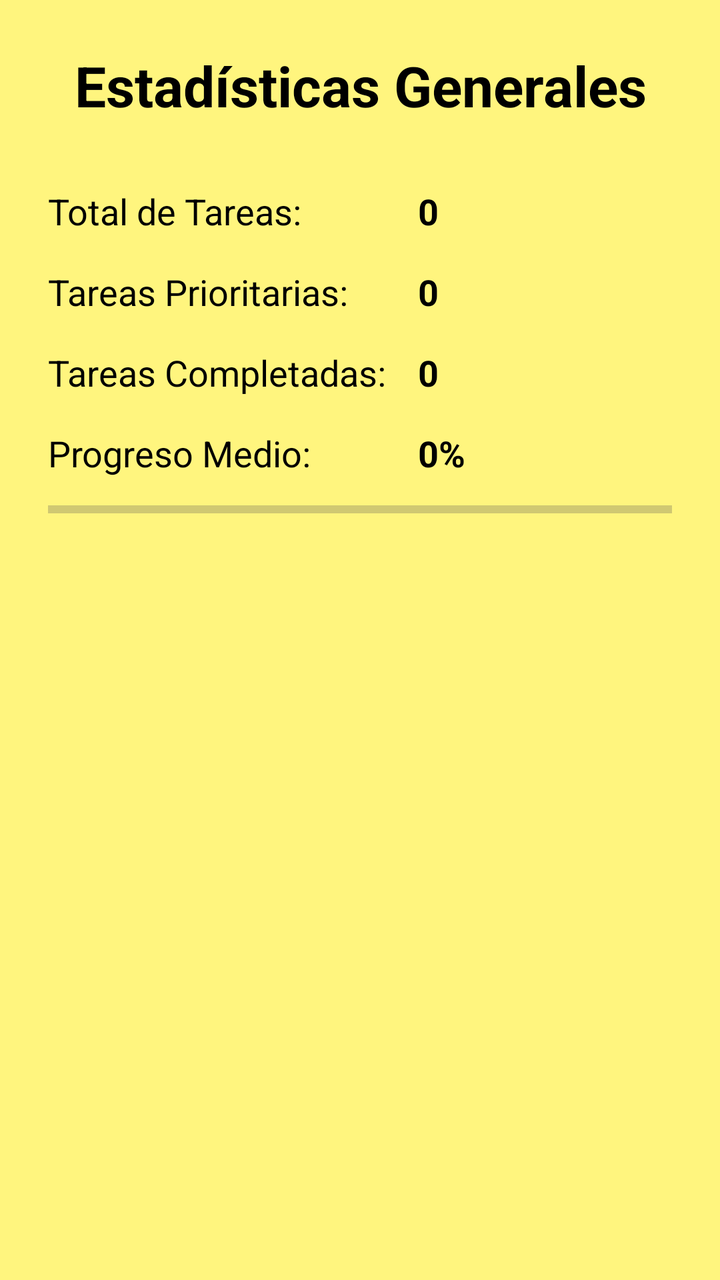
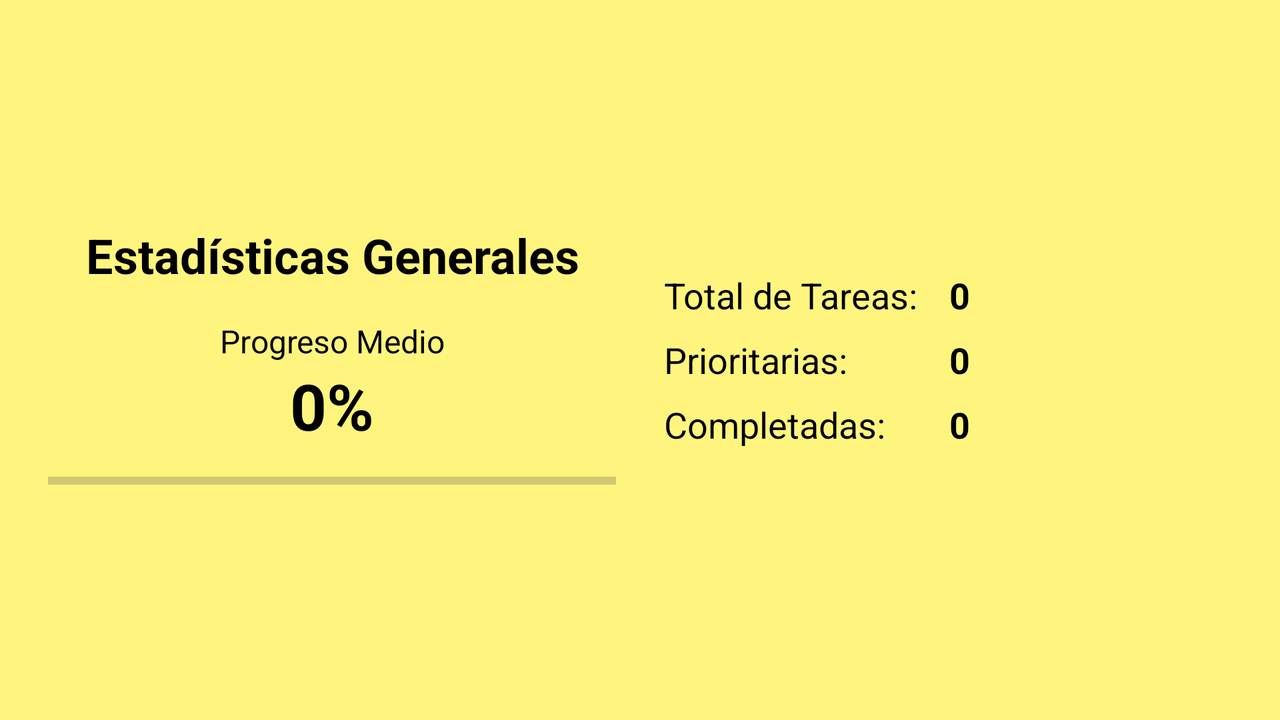

Compare how this app lays out the same screen by default and in its alternative resource folder. The renders come first, then the two layout files and the values they reference.
<!-- AndroidManifest.xml: application theme Theme.TareaFinalUT01 -->
<!-- res/layout/activity_estadisticas.xml -->
<?xml version="1.0" encoding="utf-8"?>
<LinearLayout xmlns:android="http://schemas.android.com/apk/res/android"
    xmlns:tools="http://schemas.android.com/tools"
    android:layout_width="match_parent"
    android:layout_height="match_parent"
    android:orientation="vertical"
    android:padding="24dp"
    android:background="?attr/colorTertiary"
    tools:context=".Actividades.EstadisticasActivity">

    <TextView
        android:id="@+id/tv_titulo_estadisticas"
        android:layout_width="match_parent"
        android:layout_height="wrap_content"
        android:text="Estadísticas Generales"
        android:textAlignment="center"
        android:textSize="28sp"
        android:textStyle="bold"
        android:textColor="?attr/colorOnTertiary"
        android:layout_marginBottom="32dp"/>

    <TableLayout
        android:layout_width="match_parent"
        android:layout_height="wrap_content">

        <TableRow android:paddingBottom="16dp">
            <TextView
                android:text="Total de Tareas:"
                android:textSize="18sp"
                android:textColor="?attr/colorOnTertiary"/>
            <TextView
                android:id="@+id/tv_total_tareas"
                android:text="0"
                android:textSize="18sp"
                android:textStyle="bold"
                android:textColor="?attr/colorOnTertiary"
                android:paddingStart="16dp"/>
        </TableRow>

        <TableRow android:paddingBottom="16dp">
            <TextView
                android:text="Tareas Prioritarias:"
                android:textSize="18sp"
                android:textColor="?attr/colorOnTertiary"/>
            <TextView
                android:id="@+id/tv_tareas_prioritarias"
                android:text="0"
                android:textSize="18sp"
                android:textStyle="bold"
                android:textColor="?attr/colorOnTertiary"
                android:paddingStart="16dp"/>
        </TableRow>

        <TableRow android:paddingBottom="16dp">
            <TextView
                android:text="Tareas Completadas:"
                android:textSize="18sp"
                android:textColor="?attr/colorOnTertiary"/>
            <TextView
                android:id="@+id/tv_tareas_completadas"
                android:text="0"
                android:textSize="18sp"
                android:textStyle="bold"
                android:textColor="?attr/colorOnTertiary"
                android:paddingStart="16dp"/>
        </TableRow>

        <TableRow>
            <TextView
                android:text="Progreso Medio:"
                android:textSize="18sp"
                android:textColor="?attr/colorOnTertiary"/>
            <TextView
                android:id="@+id/tv_progreso_medio"
                android:text="0%"
                android:textSize="18sp"
                android:textStyle="bold"
                android:textColor="?attr/colorOnTertiary"
                android:paddingStart="16dp"/>
        </TableRow>

    </TableLayout>

    <ProgressBar
        android:id="@+id/pb_progreso_medio"
        style="?android:attr/progressBarStyleHorizontal"
        android:layout_width="match_parent"
        android:layout_height="wrap_content"
        android:layout_marginTop="8dp"
        android:progress="0"
        android:max="100"/>

</LinearLayout>
<!-- resources referenced by this layout -->
<resources>
  <style name="Theme.TareaFinalUT01" parent="Base.Theme.TareaFinalUT01" />
  <style name="Base.Theme.TareaFinalUT01" parent="Theme.Material3.Light">
          
          <item name="colorPrimary">@color/light_primary</item>
          <item name="colorSecondary">@color/light_secondary</item>
          <item name="colorTertiary">@color/light_tertiary</item>
          <item name="colorAccent">@color/light_accent</item>
  
          
          <item name="colorOnPrimary">@color/black</item>
          <item name="colorOnSecondary">@color/black</item>
          <item name="colorOnTertiary">@color/black</item>
  
          <item name="colorMenuIcon">@color/black</item>
          <item name="colorMultimediaIcon">@color/light_secondary</item>
  
          
          <item name="android:statusBarColor">?attr/colorPrimary</item>
      </style>
  <color name="light_primary">#6AECE1</color>
  <color name="light_secondary">#26CCC2</color>
  <color name="light_tertiary">#FFF57E</color>
  <color name="light_accent">#FFB76C</color>
  <color name="black">#FF000000</color>
</resources>
<!-- res/layout-land/activity_estadisticas.xml (the repository's variant of the layout above) -->
<!-- drawn on the phone turned sideways -->
<?xml version="1.0" encoding="utf-8"?>
<LinearLayout xmlns:android="http://schemas.android.com/apk/res/android"
    xmlns:tools="http://schemas.android.com/tools"
    android:layout_width="match_parent"
    android:layout_height="match_parent"
    android:orientation="horizontal"
    android:padding="24dp"
    android:background="?attr/colorTertiary"
    tools:context=".Actividades.EstadisticasActivity">

    <LinearLayout
        android:layout_width="0dp"
        android:layout_height="match_parent"
        android:layout_weight="1"
        android:orientation="vertical"
        android:gravity="center_vertical">

        <TextView
            android:id="@+id/tv_titulo_estadisticas"
            android:layout_width="match_parent"
            android:layout_height="wrap_content"
            android:text="Estadísticas Generales"
            android:textAlignment="center"
            android:textSize="24sp"
            android:textStyle="bold"
            android:textColor="?attr/colorOnTertiary"
            android:layout_marginBottom="16dp"/>

        <TextView
            android:id="@+id/tv_progreso_medio_label"
            android:layout_width="match_parent"
            android:layout_height="wrap_content"
            android:text="Progreso Medio"
            android:textAlignment="center"
            android:textSize="16sp"
            android:textColor="?attr/colorOnTertiary"/>

        <TextView
            android:id="@+id/tv_progreso_medio"
            android:layout_width="match_parent"
            android:layout_height="wrap_content"
            android:text="0%"
            android:textAlignment="center"
            android:textSize="32sp"
            android:textStyle="bold"
            android:textColor="?attr/colorOnTertiary"/>

        <ProgressBar
            android:id="@+id/pb_progreso_medio"
            style="?android:attr/progressBarStyleHorizontal"
            android:layout_width="match_parent"
            android:layout_height="wrap_content"
            android:layout_marginTop="8dp"
            android:progress="0"
            android:max="100"/>
    </LinearLayout>

    <TableLayout
        android:layout_width="0dp"
        android:layout_height="match_parent"
        android:layout_weight="1"
        android:layout_marginStart="24dp"
        android:gravity="center_vertical">

        <TableRow android:paddingBottom="8dp">
            <TextView
                android:text="Total de Tareas:"
                android:textSize="18sp"
                android:textColor="?attr/colorOnTertiary"/>
            <TextView
                android:id="@+id/tv_total_tareas"
                android:text="0"
                android:textSize="18sp"
                android:textStyle="bold"
                android:textColor="?attr/colorOnTertiary"
                android:paddingStart="16dp"/>
        </TableRow>

        <TableRow android:paddingBottom="8dp">
            <TextView
                android:text="Prioritarias:"
                android:textSize="18sp"
                android:textColor="?attr/colorOnTertiary"/>
            <TextView
                android:id="@+id/tv_tareas_prioritarias"
                android:text="0"
                android:textSize="18sp"
                android:textStyle="bold"
                android:textColor="?attr/colorOnTertiary"
                android:paddingStart="16dp"/>
        </TableRow>

        <TableRow>
            <TextView
                android:text="Completadas:"
                android:textSize="18sp"
                android:textColor="?attr/colorOnTertiary"/>
            <TextView
                android:id="@+id/tv_tareas_completadas"
                android:text="0"
                android:textSize="18sp"
                android:textStyle="bold"
                android:textColor="?attr/colorOnTertiary"
                android:paddingStart="16dp"/>
        </TableRow>

    </TableLayout>

</LinearLayout>
